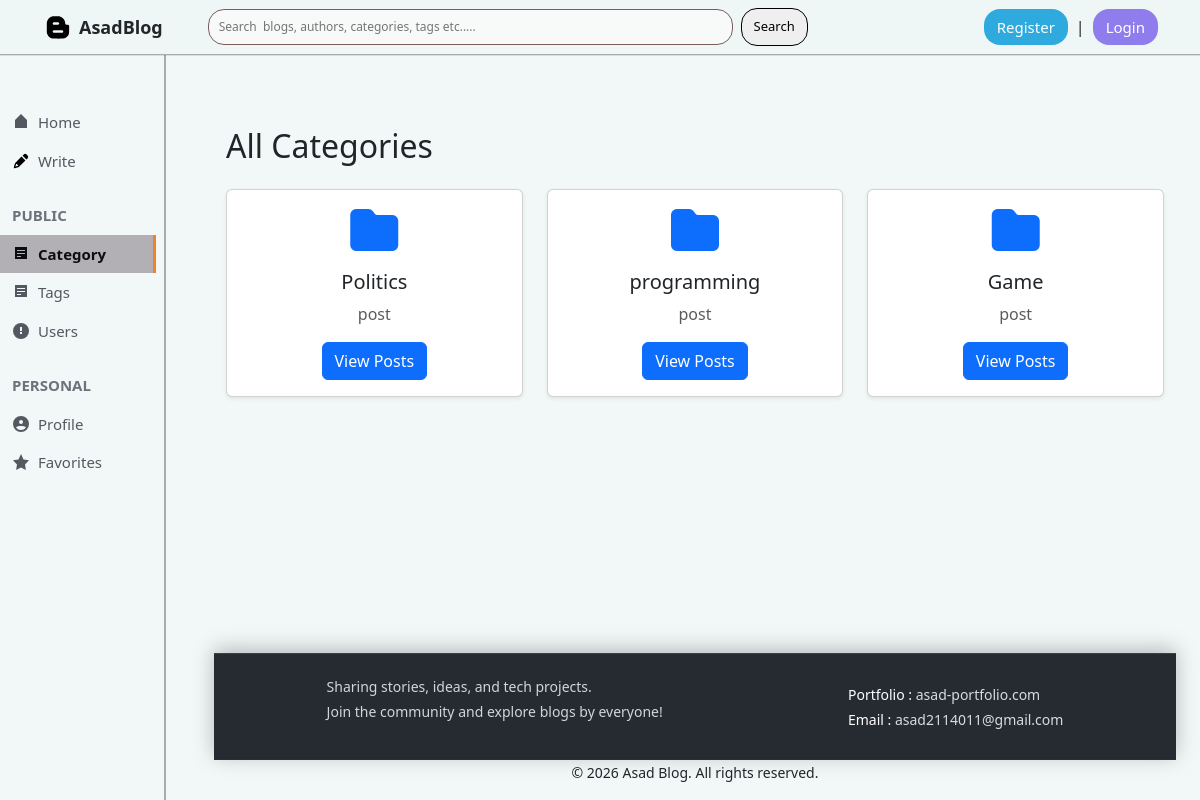
Page /categories/ on the committed database.
### catagories/models.py (models this page shows, shortened)
class catagory(models.Model):
    name=models.CharField(max_length=100)
    slug=models.SlugField(max_length=100,unique=True,null=True,blank=True)
    class Meta:
        ordering=['name']

### blog_project/views.py (the view)
# urls.py: path('categories/', views.all_categories, name='all_categories'),
def all_categories(request):
    categories=catagory.objects.annotate(posts_count=Count('posts')).order_by('-posts_count')
    context={
        'categories': categories,
    }
    return render(request, 'all_categories.html', context)

### templates/all_categories.html
{% extends 'base.html' %}
{% block content %}
<div class="container py-5">
    <h2 class="mb-4">All Categories</h2>
    <div class="row">
        {% for category in categories %}
        <div class="col-md-4 col-sm-6 mb-4">
            <div class="card h-100 shadow-sm">
                <div class="card-body text-center">
                    <i class="fa-solid fa-folder fa-3x text-primary mb-3"></i>
                    <h5 class="card-title">{{ category.name }}</h5>
                    <p class="text-muted">{{ category.post_count }} post{{ category.post_count|pluralize }}</p>
                    <a href="#" class="btn btn-primary">View Posts</a>
                </div>
            </div>
        </div>
        {% empty %}
        <p class="text-muted">No categories available.</p>
        {% endfor %}
    </div>
</div>
{% endblock %}

### static/css/base.css (style rules this page uses)
html { overflow-y: scroll; }
body { background-color: #f2f7f7; margin: 0; display: flex; flex-direction: column; min-height: 100vh; }

### rows in the picture
catagory: name "Politics"
catagory: name "programming"
catagory: name "Game"
